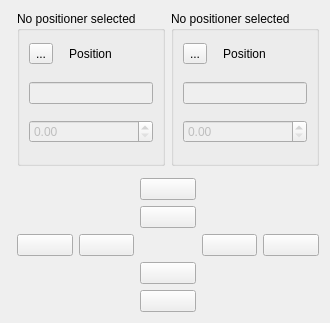
<?xml version="1.0" encoding="UTF-8"?>
<ui version="4.0">
 <class>Form</class>
 <widget class="QWidget" name="Form">
  <property name="geometry">
   <rect>
    <x>0</x>
    <y>0</y>
    <width>326</width>
    <height>323</height>
   </rect>
  </property>
  <property name="windowTitle">
   <string>Form</string>
  </property>
  <layout class="QGridLayout" name="gridLayout">
   <item row="0" column="1">
    <layout class="QGridLayout" name="gridLayout_4">
     <item row="0" column="1">
      <layout class="QGridLayout" name="gridLayout_2">
       <item row="0" column="2">
        <widget class="QGroupBox" name="device_box_ver">
         <property name="title">
          <string>No positioner selected</string>
         </property>
         <layout class="QGridLayout" name="gridLayout_6" rowstretch="0,0,0,0,0,0">
          <property name="topMargin">
           <number>0</number>
          </property>
          <item row="1" column="0">
           <layout class="QHBoxLayout" name="horizontalLayout_5">
            <item>
             <widget class="QToolButton" name="tool_button_ver">
              <property name="text">
               <string>...</string>
              </property>
             </widget>
            </item>
            <item>
             <widget class="QLabel" name="readback_ver">
              <property name="text">
               <string>Position</string>
              </property>
              <property name="alignment">
               <set>Qt::AlignmentFlag::AlignCenter</set>
              </property>
             </widget>
            </item>
            <item>
             <widget class="SpinnerWidget" name="spinner_widget_ver">
              <property name="minimumSize">
               <size>
                <width>25</width>
                <height>25</height>
               </size>
              </property>
              <property name="maximumSize">
               <size>
                <width>25</width>
                <height>25</height>
               </size>
              </property>
             </widget>
            </item>
           </layout>
          </item>
          <item row="2" column="0">
           <widget class="QLineEdit" name="setpoint_ver">
            <property name="enabled">
             <bool>false</bool>
            </property>
            <property name="alignment">
             <set>Qt::AlignmentFlag::AlignCenter</set>
            </property>
           </widget>
          </item>
          <item row="5" column="0">
           <layout class="QHBoxLayout" name="horizontalLayout_6">
            <item>
             <widget class="QDoubleSpinBox" name="step_size_ver">
              <property name="enabled">
               <bool>false</bool>
              </property>
             </widget>
            </item>
           </layout>
          </item>
         </layout>
        </widget>
       </item>
       <item row="0" column="1">
        <widget class="QGroupBox" name="device_box_hor">
         <property name="title">
          <string>No positioner selected</string>
         </property>
         <layout class="QGridLayout" name="gridLayout_5" rowstretch="0,0,0,0,0,0,0,0,0,0,0">
          <property name="topMargin">
           <number>0</number>
          </property>
          <item row="9" column="0">
           <widget class="QLineEdit" name="setpoint_hor">
            <property name="enabled">
             <bool>false</bool>
            </property>
            <property name="alignment">
             <set>Qt::AlignmentFlag::AlignCenter</set>
            </property>
           </widget>
          </item>
          <item row="1" column="0">
           <layout class="QHBoxLayout" name="horizontalLayout_4">
            <item>
             <widget class="QToolButton" name="tool_button_hor">
              <property name="text">
               <string>...</string>
              </property>
             </widget>
            </item>
            <item>
             <widget class="QLabel" name="readback_hor">
              <property name="text">
               <string>Position</string>
              </property>
              <property name="alignment">
               <set>Qt::AlignmentFlag::AlignCenter</set>
              </property>
             </widget>
            </item>
            <item>
             <widget class="SpinnerWidget" name="spinner_widget_hor">
              <property name="minimumSize">
               <size>
                <width>25</width>
                <height>25</height>
               </size>
              </property>
              <property name="maximumSize">
               <size>
                <width>25</width>
                <height>25</height>
               </size>
              </property>
             </widget>
            </item>
           </layout>
          </item>
          <item row="10" column="0">
           <layout class="QHBoxLayout" name="horizontalLayout_7">
            <item>
             <widget class="QDoubleSpinBox" name="step_size_hor">
              <property name="enabled">
               <bool>false</bool>
              </property>
             </widget>
            </item>
           </layout>
          </item>
         </layout>
        </widget>
       </item>
      </layout>
     </item>
     <item row="4" column="0">
      <widget class="PositionIndicator" name="position_indicator_ver">
       <property name="sizePolicy">
        <sizepolicy hsizetype="Fixed" vsizetype="Preferred">
         <horstretch>0</horstretch>
         <verstretch>0</verstretch>
        </sizepolicy>
       </property>
       <property name="maximum" stdset="0">
        <double>1.000000000000000</double>
       </property>
       <property name="vertical" stdset="0">
        <bool>true</bool>
       </property>
       <property name="value" stdset="0">
        <double>0.500000000000000</double>
       </property>
       <property name="indicator_width" stdset="0">
        <number>4</number>
       </property>
       <property name="rounded_corners" stdset="0">
        <number>4</number>
       </property>
      </widget>
     </item>
     <item row="4" column="1">
      <layout class="QGridLayout" name="gridLayout_3">
       <item row="0" column="3">
        <widget class="QPushButton" name="step_increase_ver">
         <property name="text">
          <string/>
         </property>
        </widget>
       </item>
       <item row="2" column="5">
        <spacer name="horizontalSpacer_3">
         <property name="orientation">
          <enum>Qt::Orientation::Horizontal</enum>
         </property>
         <property name="sizeHint" stdset="0">
          <size>
           <width>40</width>
           <height>20</height>
          </size>
         </property>
        </spacer>
       </item>
       <item row="6" column="3">
        <widget class="QPushButton" name="step_decrease_ver">
         <property name="text">
          <string/>
         </property>
        </widget>
       </item>
       <item row="4" column="5">
        <spacer name="horizontalSpacer_2">
         <property name="orientation">
          <enum>Qt::Orientation::Horizontal</enum>
         </property>
         <property name="sizeHint" stdset="0">
          <size>
           <width>40</width>
           <height>20</height>
          </size>
         </property>
        </spacer>
       </item>
       <item row="6" column="2">
        <spacer name="horizontalSpacer_16">
         <property name="orientation">
          <enum>Qt::Orientation::Horizontal</enum>
         </property>
         <property name="sizeHint" stdset="0">
          <size>
           <width>10</width>
           <height>20</height>
          </size>
         </property>
        </spacer>
       </item>
       <item row="2" column="1">
        <spacer name="horizontalSpacer">
         <property name="orientation">
          <enum>Qt::Orientation::Horizontal</enum>
         </property>
         <property name="sizeHint" stdset="0">
          <size>
           <width>40</width>
           <height>20</height>
          </size>
         </property>
        </spacer>
       </item>
       <item row="0" column="2">
        <spacer name="horizontalSpacer_14">
         <property name="orientation">
          <enum>Qt::Orientation::Horizontal</enum>
         </property>
         <property name="sizeHint" stdset="0">
          <size>
           <width>10</width>
           <height>20</height>
          </size>
         </property>
        </spacer>
       </item>
       <item row="4" column="1">
        <spacer name="horizontalSpacer_17">
         <property name="orientation">
          <enum>Qt::Orientation::Horizontal</enum>
         </property>
         <property name="sizeHint" stdset="0">
          <size>
           <width>40</width>
           <height>20</height>
          </size>
         </property>
        </spacer>
       </item>
       <item row="2" column="2">
        <spacer name="horizontalSpacer_7">
         <property name="orientation">
          <enum>Qt::Orientation::Horizontal</enum>
         </property>
         <property name="sizeHint" stdset="0">
          <size>
           <width>10</width>
           <height>20</height>
          </size>
         </property>
        </spacer>
       </item>
       <item row="6" column="1">
        <spacer name="horizontalSpacer_4">
         <property name="orientation">
          <enum>Qt::Orientation::Horizontal</enum>
         </property>
         <property name="sizeHint" stdset="0">
          <size>
           <width>40</width>
           <height>20</height>
          </size>
         </property>
        </spacer>
       </item>
       <item row="3" column="3">
        <spacer name="horizontalSpacer_6">
         <property name="orientation">
          <enum>Qt::Orientation::Horizontal</enum>
         </property>
         <property name="sizeHint" stdset="0">
          <size>
           <width>40</width>
           <height>20</height>
          </size>
         </property>
        </spacer>
       </item>
       <item row="3" column="5">
        <widget class="QPushButton" name="step_increase_hor">
         <property name="text">
          <string/>
         </property>
        </widget>
       </item>
       <item row="6" column="4">
        <spacer name="horizontalSpacer_10">
         <property name="orientation">
          <enum>Qt::Orientation::Horizontal</enum>
         </property>
         <property name="sizeHint" stdset="0">
          <size>
           <width>40</width>
           <height>20</height>
          </size>
         </property>
        </spacer>
       </item>
       <item row="3" column="2">
        <widget class="QPushButton" name="tweak_decrease_hor">
         <property name="text">
          <string/>
         </property>
        </widget>
       </item>
       <item row="4" column="2">
        <spacer name="horizontalSpacer_15">
         <property name="orientation">
          <enum>Qt::Orientation::Horizontal</enum>
         </property>
         <property name="sizeHint" stdset="0">
          <size>
           <width>10</width>
           <height>20</height>
          </size>
         </property>
        </spacer>
       </item>
       <item row="0" column="1">
        <spacer name="horizontalSpacer_35">
         <property name="orientation">
          <enum>Qt::Orientation::Horizontal</enum>
         </property>
         <property name="sizeHint" stdset="0">
          <size>
           <width>40</width>
           <height>20</height>
          </size>
         </property>
        </spacer>
       </item>
       <item row="4" column="3">
        <widget class="QPushButton" name="tweak_decrease_ver">
         <property name="text">
          <string/>
         </property>
        </widget>
       </item>
       <item row="3" column="1">
        <widget class="QPushButton" name="step_decrease_hor">
         <property name="text">
          <string/>
         </property>
        </widget>
       </item>
       <item row="3" column="4">
        <widget class="QPushButton" name="tweak_increase_hor">
         <property name="text">
          <string/>
         </property>
        </widget>
       </item>
       <item row="2" column="3">
        <widget class="QPushButton" name="tweak_increase_ver">
         <property name="text">
          <string/>
         </property>
        </widget>
       </item>
       <item row="2" column="4">
        <spacer name="horizontalSpacer_12">
         <property name="orientation">
          <enum>Qt::Orientation::Horizontal</enum>
         </property>
         <property name="sizeHint" stdset="0">
          <size>
           <width>40</width>
           <height>20</height>
          </size>
         </property>
        </spacer>
       </item>
       <item row="0" column="4">
        <spacer name="horizontalSpacer_8">
         <property name="orientation">
          <enum>Qt::Orientation::Horizontal</enum>
         </property>
         <property name="sizeHint" stdset="0">
          <size>
           <width>40</width>
           <height>20</height>
          </size>
         </property>
        </spacer>
       </item>
       <item row="4" column="4">
        <spacer name="horizontalSpacer_11">
         <property name="orientation">
          <enum>Qt::Orientation::Horizontal</enum>
         </property>
         <property name="sizeHint" stdset="0">
          <size>
           <width>40</width>
           <height>20</height>
          </size>
         </property>
        </spacer>
       </item>
       <item row="0" column="5">
        <spacer name="horizontalSpacer_5">
         <property name="orientation">
          <enum>Qt::Orientation::Horizontal</enum>
         </property>
         <property name="sizeHint" stdset="0">
          <size>
           <width>40</width>
           <height>20</height>
          </size>
         </property>
        </spacer>
       </item>
       <item row="6" column="5">
        <widget class="StopButton" name="stop_button"/>
       </item>
      </layout>
     </item>
     <item row="2" column="1">
      <widget class="PositionIndicator" name="position_indicator_hor">
       <property name="sizePolicy">
        <sizepolicy hsizetype="Preferred" vsizetype="Fixed">
         <horstretch>0</horstretch>
         <verstretch>0</verstretch>
        </sizepolicy>
       </property>
       <property name="maximum" stdset="0">
        <double>1.000000000000000</double>
       </property>
       <property name="value" stdset="0">
        <double>0.500000000000000</double>
       </property>
       <property name="indicator_width" stdset="0">
        <number>4</number>
       </property>
       <property name="rounded_corners" stdset="0">
        <number>4</number>
       </property>
      </widget>
     </item>
    </layout>
   </item>
  </layout>
 </widget>
 <customwidgets>
  <customwidget>
   <class>StopButton</class>
   <extends>QWidget</extends>
   <header>stop_button</header>
  </customwidget>
  <customwidget>
   <class>PositionIndicator</class>
   <extends>QWidget</extends>
   <header>position_indicator</header>
  </customwidget>
  <customwidget>
   <class>SpinnerWidget</class>
   <extends>QWidget</extends>
   <header>spinner_widget</header>
  </customwidget>
 </customwidgets>
 <resources/>
 <connections/>
</ui>
